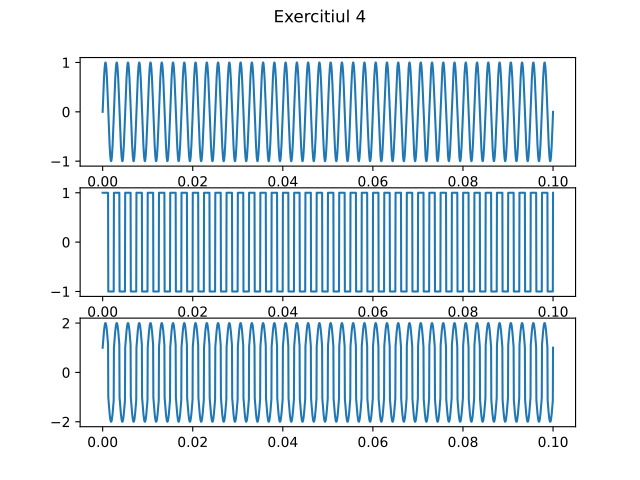

The Python source for this figure:
#ex4
import numpy as np
import matplotlib.pyplot as plt

def x(t):
    freq = 400
    return np.sin(freq*2 * np.pi * t) 

def w(t): # luate din lab1
    freq = 400
    phase = 0
    signal = np.sign(np.sin(freq * 2 * np.pi * t + phase)) # prima valoare va fi 0 pt ca asa functioneaza sign..... dar mi-e prea lene sa folosesc np.where
    signal[0] = 1
    return signal

timp = np.linspace(0, 0.1, int(1/0.0005))
n = 3


fig, axs = plt.subplots(n)
fig.suptitle('Exercitiul 4')
axs[0].plot(timp, x(timp))
axs[1].plot(timp, w(timp))
axs[2].plot(timp, x(timp) + w(timp))

plt.show()
